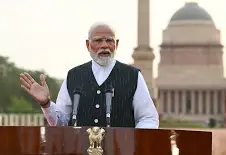
#> input picture modi.webp, 226 x 155 px
$ jupyter execute Img4blur.py.ipynb
#> lines starting #> are read from the running program, lines starting #| are printed output that depends on the picture
[cell 1]
import matplotlib.pyplot as plt
import cv2
img=cv2.imread("modi.webp")
#> img is the input picture: shape (155, 226, 3); mean B, G, R 136.5, 146.7, 158.2
img=cv2.cvtColor(img,cv2.COLOR_BGR2RGB)
blurred_img1=cv2.blur(img,(10,10))
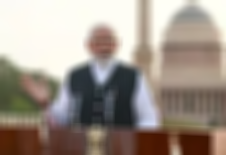
#> blurred_img1: shape (155, 226, 3); mean R, G, B 158.6, 147.3, 137
blurred_img2=cv2.GaussianBlur(img,(5,5),0)
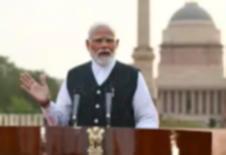
#> blurred_img2: shape (155, 226, 3); mean R, G, B 158.2, 146.8, 136.5
blurred_img3=cv2.medianBlur(img,3)
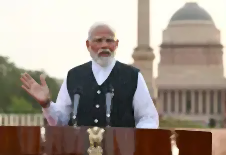
#> blurred_img3: shape (155, 226, 3); mean R, G, B 158.1, 146.6, 136.3
plt.subplot(2,2,1),plt.imshow(img),plt.title("original image")
plt.subplot(2,2,2),plt.imshow(blurred_img1),plt.title("box blur")
plt.subplot(2,2,3),plt.imshow(blurred_img2),plt.title("gussian blur")
plt.subplot(2,2,4),plt.imshow(blurred_img3),plt.title("median blur")
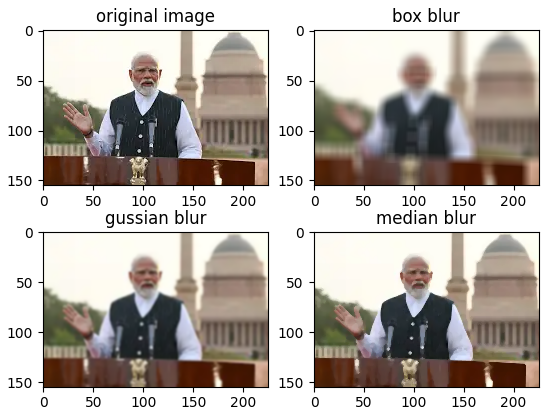
#> figure drawn by matplotlib, 4 panels

[cell 2]
import numpy as np
img=cv2.imread("modi.webp")
img=cv2.cvtColor(img,cv2.COLOR_BGR2RGB)
k1=np.ones((8,8))/64
k1=np.ones((8,8),np.float32)/64
print(k1)
blurred_img=cv2.filter2D(img,-1,k1)
plt.imshow(blurred_img)

$ run again, with parrot.jfif saved as modi.webp
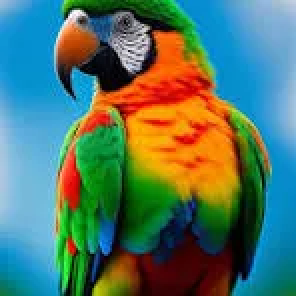
#> input picture parrot.jfif, 148 x 148 px (shown 2 times larger)
#> img is the input picture: shape (148, 148, 3); mean B, G, R 101.9, 118.1, 82.8
#> `blurred_img1=cv2.blur(img,(10,10))`:
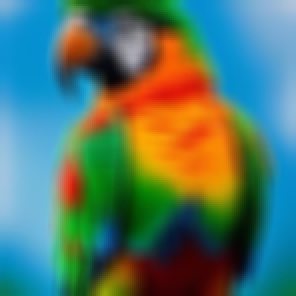
#> blurred_img1: shape (148, 148, 3) (shown 2 times larger); mean R, G, B 82.8, 118.3, 102.2
#> `[cell 1] import matplotlib.pyplot as plt import cv2 img=cv2.imread("mo..`:
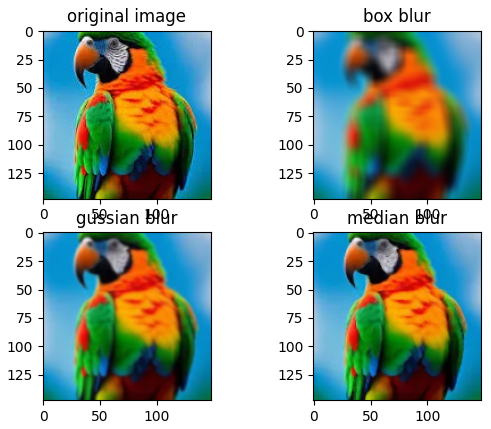
#> figure drawn by matplotlib, 4 panels
